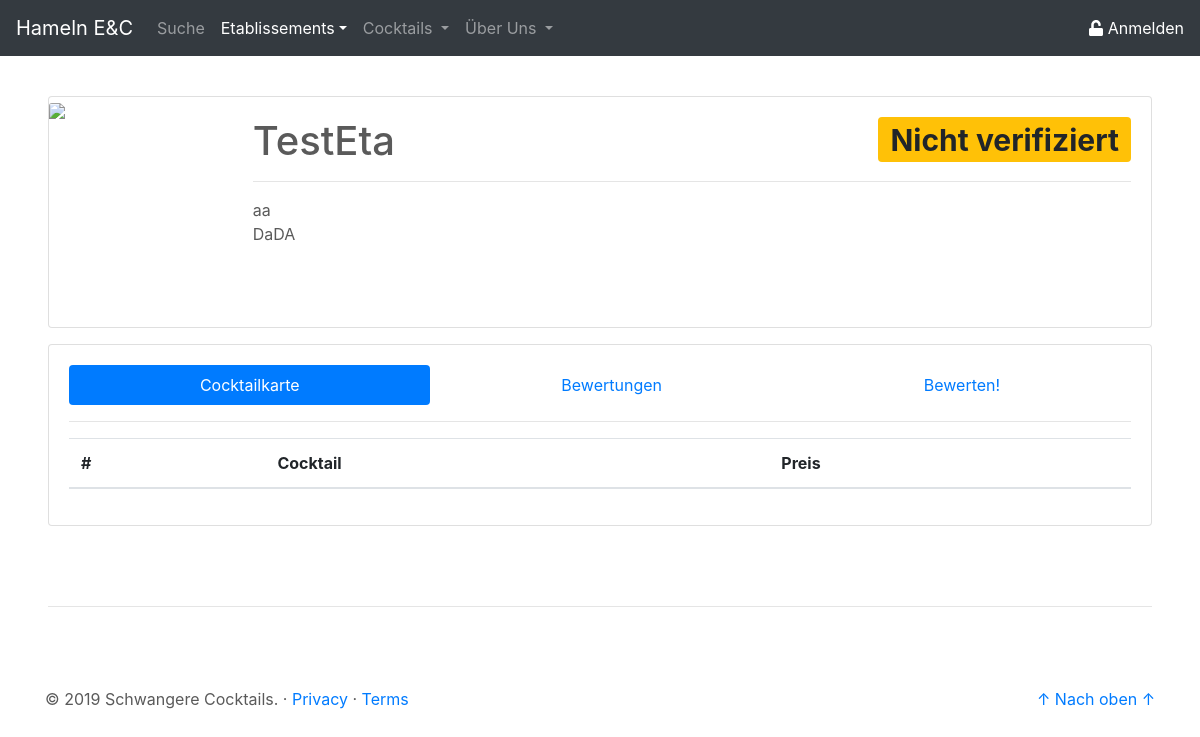
/site/etablissement_details.php?etab_id=7, run on an earlier commit of the app's database.
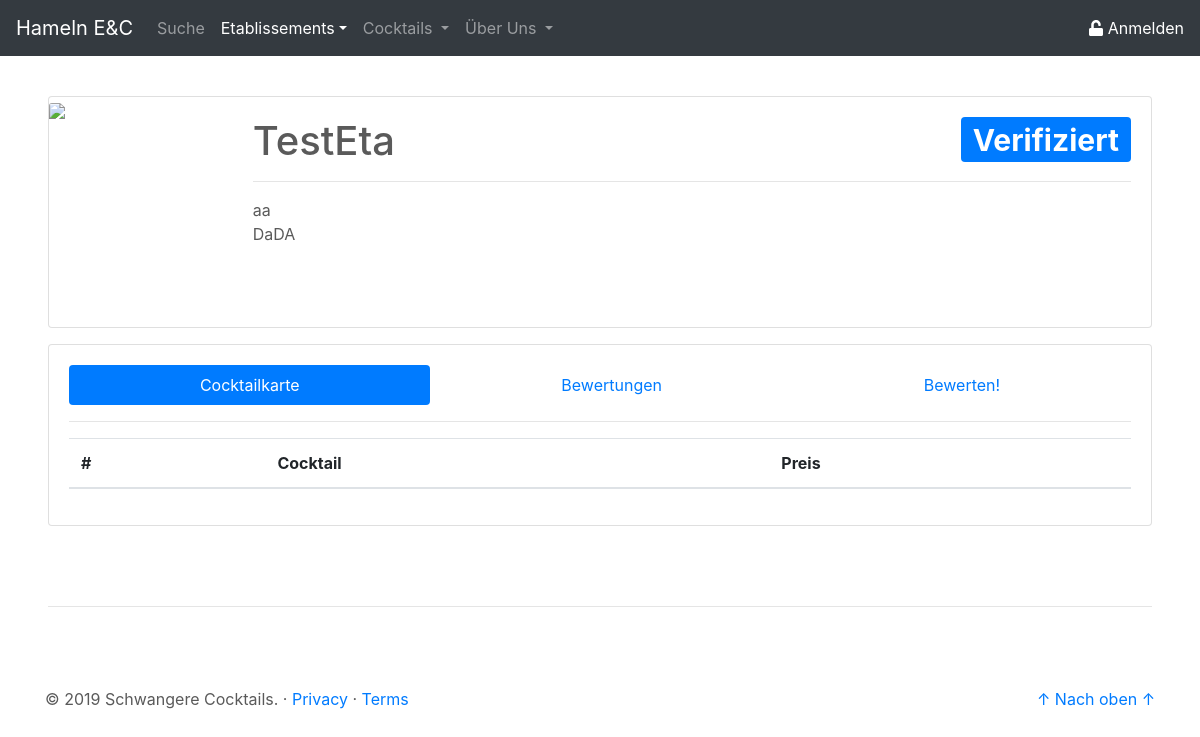
And on a later commit of the database.
### php/db/select_etabInfo.php (called while the page is built, shortened)
<?php
$pdo = new PDO('mysql:host=localhost;dbname=dbprog', 'root', '');
$statement = $pdo->prepare(
    "SELECT e.id as id,
			e.name as name,
			e.anschrift as anschrift,
			e.ort as ort,
			e.img as img,
			e.verifiziert as verifiziert
	 FROM etab e
	 WHERE e.id = :etab_id");
$result = $statement->execute(array('etab_id' => $etabId));
$etabInfo = $statement->fetch();

### site/etablissement_details.php (the view, shortened to what this page needs)
<?php
$etabId = $_GET['etab_id'];
include('../php/db/select_etabInfo.php');
?>
<!doctype html>
<html lang="de">
<head>
	<link rel="stylesheet" href="https://stackpath.bootstrapcdn.com/bootstrap/4.3.1/css/bootstrap.min.css">
	<link href="../css/csstoolbox.css" rel="stylesheet">
</head>
<body>
	<header>
		<?php
		include('../php/buildHeader.php');
		?>
	</header>
	<main role="main">
		<div class="mt-5 ml-5 mr-5">
			<div class="card mb-3" width="100%" style="max-height: 360px;">
				<div class="row no-gutters">
					<div class="col-md-2">
						<?php
						if ($etabInfo["img"] == null)
							echo '<img src="../res/placeholder_no_image.svg" class="card-img-top">';
						else
							echo '<img src="../php/get_img.php?etab_id=' . $etabInfo["id"] . '" class="card-img-top">';
						?>
					</div>
					<div class="col-md-10">
						<div class="card-body d-flex flex-column" style="height: 230px;">
							<div>
								<h1 class="card-title"> <?php echo $etabInfo["name"];
														if ($etabInfo["verifiziert"] == 1) {
															echo '
									<span class="badge badge-primary float-right">Verifiziert</span>';
														} else {
															echo '
									<span class="badge badge-warning float-right">Nicht verifiziert</span>';
														} ?> </h1>
								<hr>
							</div>
							<div>
								<p class="card-text"> <?php echo $etabInfo["ort"] . '<br>' . $etabInfo["anschrift"]; ?> </p>
							</div>
						</div>
					</div>
				</div>
			</div>
			<div class="card card-body">
				<ul class="nav nav-pills flex-column flex-sm-row" id="etabDetail-tab" role="tablist">
					<li class="flex-sm-fill text-sm-center nav-item">
						<a class="nav-link active" id="cocktailKarte-tab" data-toggle="pill" href="#cocktailKarte" role="tab" aria-controls="cocktailKarte" aria-selected="true">Cocktailkarte</a>
					</li>
					<li class="flex-sm-fill text-sm-center nav-item">
						<a class="nav-link" id="bewertungen-tab" data-toggle="pill" href="#bewertungen" role="tab" aria-controls="bewertungen" aria-selected="false">Bewertungen</a>
					</li>
					<li class="flex-sm-fill text-sm-center nav-item">
						<a class="nav-link" id="bewerten-tab" data-toggle="pill" href="#bewerten" role="tab" aria-controls="bewerten" aria-selected="false">Bewerten!</a>
					</li>
				</ul>
				<hr>
				<div class="tab-content" id="etabDetail-tabContent">
					<div class="tab-pane fade show active" id="cocktailKarte" role="tabpanel" aria-labelledby="cocktailKarte-tab">
						<?php echo '
						<table class="table">
							<thead>
								<tr>
									<th scope="col">#</th>
									<th scope="col">Cocktail</th>
									<th scope="col">Preis</th>
								</tr>
							</thead>
							<tbody>';
						echo '</tbody></table>';
						?>
					</div>
				</div>
			</div>
		</div>
	</main>
	<hr class="ct-hr-divider ml-5 mr-5">
	<footer role="footer" class="container">
		<?php
		include('../php/buildFooter.php');
		?>
	</footer>
</body>
</html>

What changed in the data, as far as the page shows it:
changed etab "TestEta": verifiziert 0 → 1 (drawn)
Also different on the page:
text no longer shown: "Nicht verifiziert"
text now shown: "Verifiziert"
